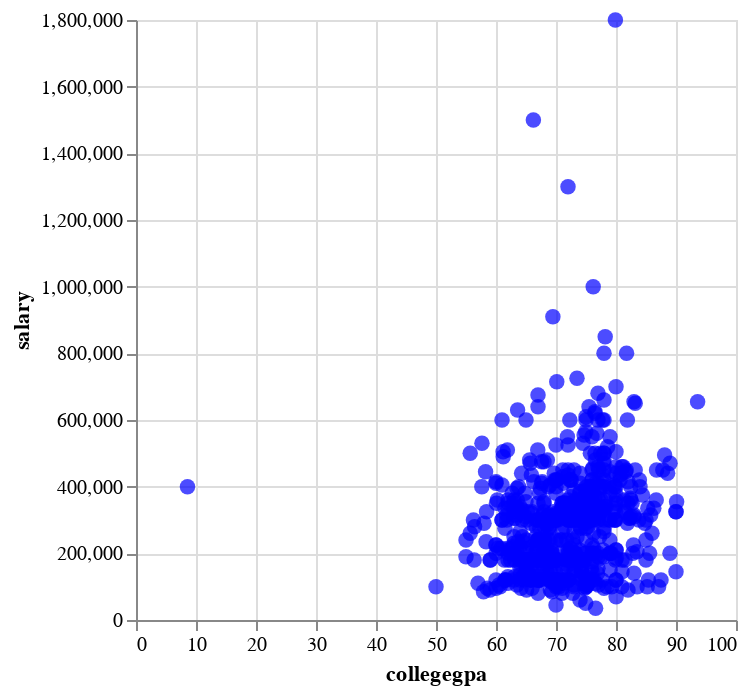

Notebook cell for this chart:
### Code cell
scatter_plot = alt.Chart(df).mark_circle(size = 60, color = 'blue').encode(
x = 'collegegpa',
y = 'salary'
)
scatter_plot

### Figure 1 — Vega-Lite specification as saved in the notebook (floating-point values rounded to 4 significant figures; data arrays with more than 128 entries replaced by an {"elided": "..."} marker saying what was removed)
{"config": {"view": {"continuousWidth": 300, "continuousHeight": 300}}, "data": {"name": "data-6ce5e929fc7026a9762a9892765bacdb"}, "mark": {"type": "circle", "color": "blue", "size": 60}, "encoding": {"x": {"field": "collegegpa", "type": "quantitative"}, "y": {"field": "salary", "type": "quantitative"}}, "$schema": "https://vega.github.io/schema/vega-lite/v5.15.1.json", "datasets": {"data-6ce5e929fc7026a9762a9892765bacdb": {"elided": "599 records"}}}
